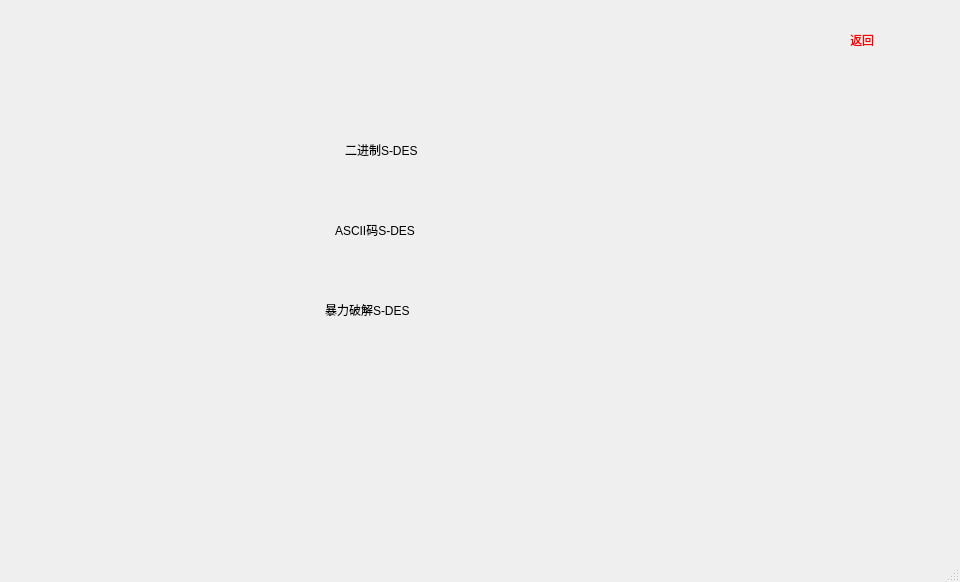
<?xml version="1.0" encoding="UTF-8"?>
<ui version="4.0">
 <class>choice</class>
 <widget class="QMainWindow" name="choice">
  <property name="geometry">
   <rect>
    <x>0</x>
    <y>0</y>
    <width>960</width>
    <height>582</height>
   </rect>
  </property>
  <property name="windowTitle">
   <string>MainWindow</string>
  </property>
  <widget class="QWidget" name="centralwidget">
   <widget class="QLabel" name="label">
    <property name="geometry">
     <rect>
      <x>0</x>
      <y>0</y>
      <width>960</width>
      <height>540</height>
     </rect>
    </property>
    <property name="styleSheet">
     <string notr="true">image: url(:/background2.png);</string>
    </property>
    <property name="text">
     <string/>
    </property>
   </widget>
   <widget class="QLabel" name="label_2">
    <property name="geometry">
     <rect>
      <x>345</x>
      <y>110</y>
      <width>270</width>
      <height>80</height>
     </rect>
    </property>
    <property name="styleSheet">
     <string notr="true">font: 36pt &quot;黑体&quot;;</string>
    </property>
    <property name="text">
     <string>二进制S-DES</string>
    </property>
   </widget>
   <widget class="QLabel" name="label_3">
    <property name="geometry">
     <rect>
      <x>335</x>
      <y>190</y>
      <width>290</width>
      <height>80</height>
     </rect>
    </property>
    <property name="styleSheet">
     <string notr="true">font: 36pt &quot;黑体&quot;;</string>
    </property>
    <property name="text">
     <string>ASCII码S-DES</string>
    </property>
   </widget>
   <widget class="QLabel" name="label_4">
    <property name="geometry">
     <rect>
      <x>325</x>
      <y>270</y>
      <width>310</width>
      <height>80</height>
     </rect>
    </property>
    <property name="styleSheet">
     <string notr="true">font: 36pt &quot;黑体&quot;;</string>
    </property>
    <property name="text">
     <string>暴力破解S-DES</string>
    </property>
   </widget>
   <widget class="QLabel" name="label_5">
    <property name="geometry">
     <rect>
      <x>850</x>
      <y>0</y>
      <width>100</width>
      <height>80</height>
     </rect>
    </property>
    <property name="styleSheet">
     <string notr="true">font: 36pt &quot;黑体&quot;;
color: rgb(255, 0, 0);
color: qlineargradient(spread:pad, x1:0, y1:0, x2:1, y2:0, stop:0 rgba(255, 0, 0, 255), stop:0.166 rgba(255, 255, 0, 255), stop:0.333 rgba(0, 255, 0, 255), stop:0.5 rgba(0, 255, 255, 255), stop:0.666 rgba(0, 0, 255, 255), stop:0.833 rgba(255, 0, 255, 255), stop:1 rgba(255, 0, 0, 255));</string>
    </property>
    <property name="text">
     <string>返回</string>
    </property>
   </widget>
  </widget>
  <widget class="QMenuBar" name="menubar">
   <property name="geometry">
    <rect>
     <x>0</x>
     <y>0</y>
     <width>960</width>
     <height>22</height>
    </rect>
   </property>
  </widget>
  <widget class="QStatusBar" name="statusbar"/>
 </widget>
 <resources/>
 <connections/>
</ui>
